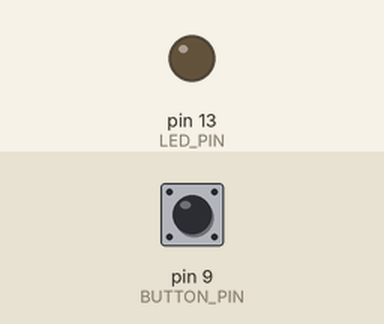
A sketch run on a simulated Arduino Uno, built with avr-gcc and run on an emulated ATmega328P. Shown: output pins drawn as LEDs (lit = HIGH). The inputs (shaded band) are chosen by the test bench; at power-on: pin 9 (BUTTON_PIN) HIGH.

Above: at 1.2 s.
1.3 s: pin 9 (BUTTON_PIN) pulled LOW for 0.15 s
At 1.9 s:
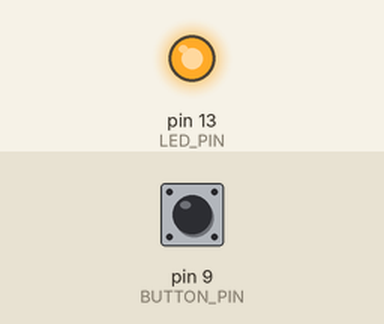
2.9 s: pin 9 (BUTTON_PIN) pulled LOW for 1 s
At 4.4 s:
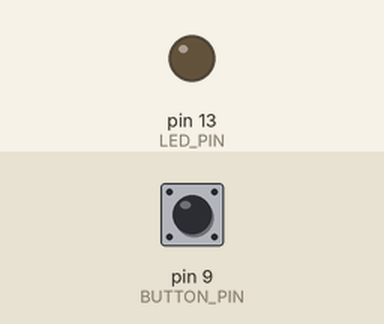
5.4 s: pin 9 (BUTTON_PIN) pulled LOW for 3.2 s
At 6.3 s:
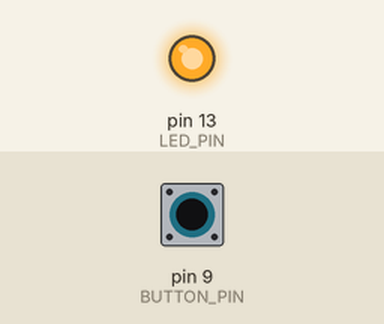
Timing chart, 0 to 8.4 s (numbered marks = the images above; inputs shaded):
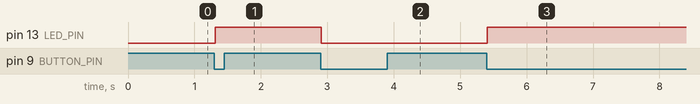

Measured:
- after the input at 1.3 s, pin 13 (LED_PIN): LOW → HIGH at once
- after the input at 2.9 s, pin 13 (LED_PIN): HIGH → LOW at once
- after the input at 5.4 s, pin 13 (LED_PIN): LOW → HIGH at once

The sketch:

button-toggle.ino
```cpp
const int BUTTON_PIN = 9;
const int LED_PIN = 13;

int oldVal = 0;
int state = 0;

void setup() {
  pinMode(LED_PIN, OUTPUT);
  pinMode(BUTTON_PIN, INPUT_PULLUP);
}

void loop() {
  int val = digitalRead(BUTTON_PIN);
  if (val == LOW && oldVal == HIGH) {
    state = 1 - state;
    delay(10);
  }
  oldVal = val;

  if (state == 1) {
    digitalWrite(LED_PIN, HIGH);
  } else {
    digitalWrite(LED_PIN, LOW);
  }
}
```
